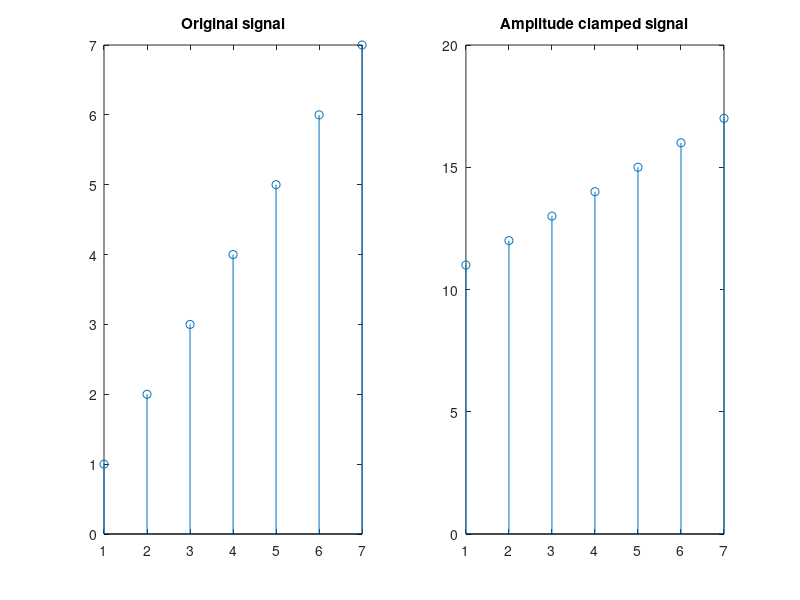

The MATLAB script that drew this image:
%% Experiment 3
%% Amplitude Clamping
% Adding a scalar to the entire sequence

X = [1 2 3 4 5 6 7];

%%
% Original signal clamped to a factor of 10;

subplot(121),stem(X),title('Original signal')
subplot(122),stem(X+10),title('Amplitude clamped signal')
